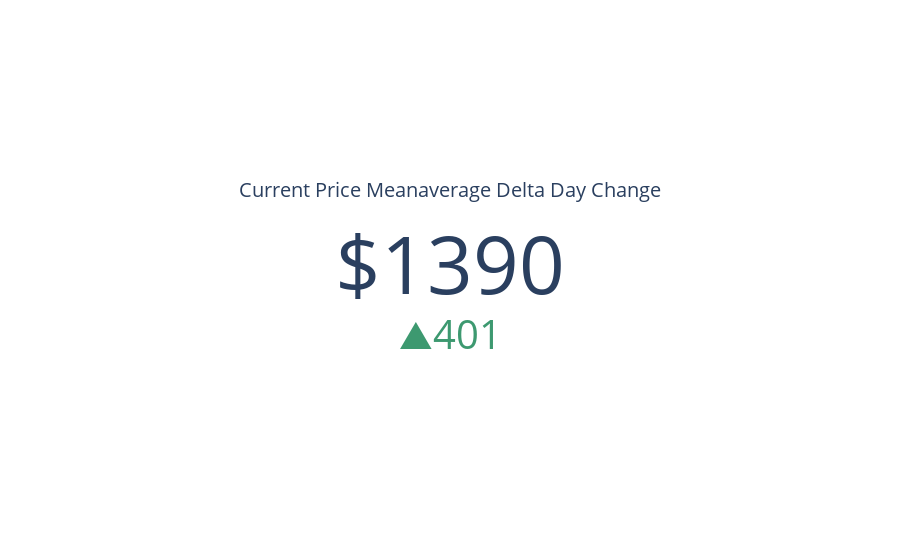

Notebook cell for this chart:
### Code cell
import plotly.graph_objects as go

fig = go.Figure(go.Indicator(
    domain = {'x': [0, 1], 'y': [0, 1]},
    value = df.price.iloc[-1] - df.meanavge.iloc[-1],
    mode = "number+delta",
    number = {'prefix': "$"},
    delta = {"reference": ((df.price.iloc[-2] - df.meanavge.iloc[-2])), "valueformat": ".0f"},
    title = {'text': "Current Price Meanaverage Delta Day Change"},
    gauge = {'axis': {'range': [None, df.price[df['price']==df.price.max()].tolist()[0]]},
    'bar': {'color': "orange"}}))

fig.show()
fig.write_html("../static/price-mean.html")

### Figure 1 — Plotly figure (JSON) as saved in the notebook; plotly's stock layout.template omitted (floating-point values rounded to 4 significant figures)
{"data": [{"delta": {"reference": 989.2, "valueformat": ".0f"}, "domain": {"x": [0, 1], "y": [0, 1]}, "gauge": {"axis": {"range": [null, 67530.0]}, "bar": {"color": "orange"}}, "mode": "number+delta", "number": {"prefix": "$"}, "title": {"text": "Current Price Meanaverage Delta Day Change"}, "type": "indicator", "value": 1390.0}], "layout": {}}
